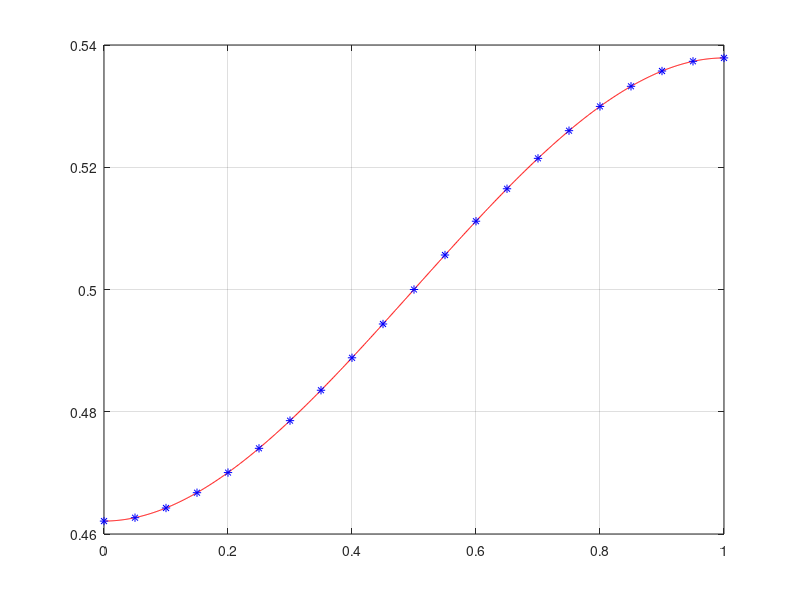

Reproduce this figure in MATLAB.
%%%%%%%%%%%%%%              Determinar a solucao       %%%%%%%%%%%%%%%%%
%%%%%%%%%%%%%%     - alfa u_xx(x)+ beta u(x) = f(x)    %%%%%%%%%%%%%%%%%
%%%%%%%%%%%%%%        Metodo dos Elementos Finitos     %%%%%%%%%%%%%%%%%
%%%%%%%%%%%%%%             Fluxo - Neumann             %%%%%%%%%%%%%%%%%
%%%%%%%%%%%%%%%%%%%%%%%%%%%%%%%%%%%%%%%%%%%%%%%%%%%%%%%%%%%%%%%%%%%%%%%%

clear;clc

%%%%%%%%%%%%% Entradas %%%%%%%%%%%%%%%%%
Ne   = 20;            % Numero de intervalos  
h    = 1/Ne;         % Tamanho dos intervalos 
alfa = 1;            % Constantes positiva    
beta = 1;            % Constantes positiva    
f    =@(x) x;        % Funcao                 
u    =@(x) x - (exp(x))+ ((exp(1)-1)*(exp(-x)+exp(x)))/(exp(1)-exp(-1));
X = [0:h:1]';
he =h;
p=0;                 
q=0;                

%%%%%%%%%%% Construcao da matrizes rigides local %%%%%%%%%%%%%%%%%%%%%%
Ke = zeros(2,2);                       % Tamanho da matriz Ke %

for i = 1:2 
    Ke(1,1)= alfa/he + beta*he/3;      % Entrada da matriz Ke %
    Ke(1,2)= -alfa/he + beta*he/6;    
    Ke(2,1)= -alfa/he + beta*he/6;
    Ke(2,2)= alfa/he + beta*he/3;
end
    
%%%%%%%%% Construcao da matriz rigida global %%%%%%%%%%%%%%%%%%

K = zeros(Ne+1,Ne+1);                   % Tamanho da matriz K %

for e = 1:Ne
    K(e,e)= K(e,e) + Ke(1,1);           % Entradas da matriz K %
    K(e,e+1)= K(e,e+1) + Ke(1,2);
    K(e+1,e)= K(e+1,e) + Ke(2,1);
    K(e+1,e+1)= K(e+1,e+1) + Ke(2,2);                         
end


%%%%%%%%%%% Construcao do vetor de forca local e global %%%%%%%%%%%%%

Fe = zeros(2,1);                              % Tamanho da Matriz F %
F= zeros(Ne+1,1);                             % Tamanho da Matriz F % 


for e=1:Ne
    Fe(1)= he/6*(2*f(X(e))+f(X(e+1)));         % Entrada da matriz Fe %
    Fe(2)= he/6*(f(X(e))+ 2*f(X(e+1)));    
    F(e)= F(e) + Fe(1);                       % Tamanho da Matriz F % 
    F(e+1)= F(e+1) + Fe(2);
end

F(1)=(he/6)*(2*f(X(1))+f(X(2)))-alfa*p;   
F(Ne+1)=he/6*(f(X(Ne))+ 2*f(X(Ne+1)))+alfa*q; 


%%%%%%%%%%%%%%%%% Encontrando a solucao numerica %%%%%%%%%%%%%

C=K\F;

C

%%%%%%%%%%%%%%%%%%%%%%%    Grafico  %%%%%%%%%%%%%%%%%%%%%%%%%%%%%
plot([0:0.001:1],u([0:0.001:1]),'r')
hold on
plot(X,[C],'*b')
grid on

%e = sqrt(h*(u(X(2:end-1))-C)'*(u(X(2:end-1))-C))

